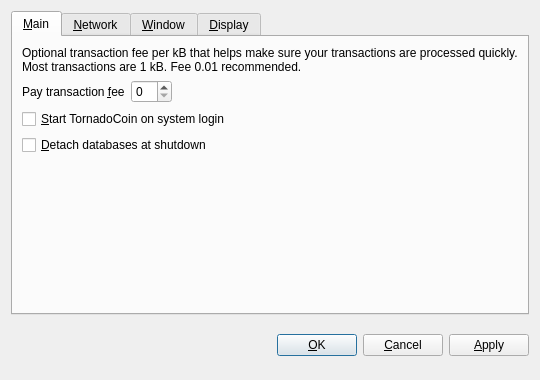
<?xml version="1.0" encoding="UTF-8"?>
<ui version="4.0">
 <class>OptionsDialog</class>
 <widget class="QDialog" name="OptionsDialog">
  <property name="geometry">
   <rect>
    <x>0</x>
    <y>0</y>
    <width>540</width>
    <height>380</height>
   </rect>
  </property>
  <property name="windowTitle">
   <string>Options</string>
  </property>
  <property name="modal">
   <bool>true</bool>
  </property>
  <layout class="QVBoxLayout" name="verticalLayout">
   <item>
    <widget class="QTabWidget" name="tabWidget">
     <property name="tabPosition">
      <enum>QTabWidget::North</enum>
     </property>
     <property name="currentIndex">
      <number>0</number>
     </property>
     <widget class="QWidget" name="tabMain">
      <attribute name="title">
       <string>&amp;Main</string>
      </attribute>
      <layout class="QVBoxLayout" name="verticalLayout_Main">
       <item>
        <widget class="QLabel" name="transactionFeeInfoLabel">
         <property name="text">
          <string>Optional transaction fee per kB that helps make sure your transactions are processed quickly. Most transactions are 1 kB. Fee 0.01 recommended.</string>
         </property>
         <property name="textFormat">
          <enum>Qt::PlainText</enum>
         </property>
         <property name="wordWrap">
          <bool>true</bool>
         </property>
        </widget>
       </item>
       <item>
        <layout class="QHBoxLayout" name="horizontalLayout_Main">
         <item>
          <widget class="QLabel" name="transactionFeeLabel">
           <property name="text">
            <string>Pay transaction &amp;fee</string>
           </property>
           <property name="textFormat">
            <enum>Qt::PlainText</enum>
           </property>
           <property name="buddy">
            <cstring>transactionFee</cstring>
           </property>
          </widget>
         </item>
         <item>
          <widget class="BitcoinAmountField" name="transactionFee"/>
         </item>
         <item>
          <spacer name="horizontalSpacer_Main">
           <property name="orientation">
            <enum>Qt::Horizontal</enum>
           </property>
           <property name="sizeHint" stdset="0">
            <size>
             <width>40</width>
             <height>20</height>
            </size>
           </property>
          </spacer>
         </item>
        </layout>
       </item>
       <item>
        <widget class="QCheckBox" name="bitcoinAtStartup">
         <property name="toolTip">
          <string>Automatically start TornadoCoin after logging in to the system.</string>
         </property>
         <property name="text">
          <string>&amp;Start TornadoCoin on system login</string>
         </property>
        </widget>
       </item>
       <item>
        <widget class="QCheckBox" name="detachDatabases">
         <property name="toolTip">
          <string>Detach block and address databases at shutdown. This means they can be moved to another data directory, but it slows down shutdown. The wallet is always detached.</string>
         </property>
         <property name="text">
          <string>&amp;Detach databases at shutdown</string>
         </property>
        </widget>
       </item>
       <item>
        <spacer name="verticalSpacer_Main">
         <property name="orientation">
          <enum>Qt::Vertical</enum>
         </property>
         <property name="sizeHint" stdset="0">
          <size>
           <width>20</width>
           <height>40</height>
          </size>
         </property>
        </spacer>
       </item>
      </layout>
     </widget>
     <widget class="QWidget" name="tabNetwork">
      <attribute name="title">
       <string>&amp;Network</string>
      </attribute>
      <layout class="QVBoxLayout" name="verticalLayout_Network">
       <item>
        <widget class="QCheckBox" name="mapPortUpnp">
         <property name="toolTip">
          <string>Automatically open the TornadoCoin client port on the router. This only works when your router supports UPnP and it is enabled.</string>
         </property>
         <property name="text">
          <string>Map port using &amp;UPnP</string>
         </property>
        </widget>
       </item>
       <item>
        <widget class="QCheckBox" name="connectSocks">
         <property name="toolTip">
          <string>Connect to the TornadoCoin network through a SOCKS proxy (e.g. when connecting through Tor).</string>
         </property>
         <property name="text">
          <string>&amp;Connect through SOCKS proxy:</string>
         </property>
        </widget>
       </item>
       <item>
        <layout class="QHBoxLayout" name="horizontalLayout_Network">
         <item>
          <widget class="QLabel" name="proxyIpLabel">
           <property name="text">
            <string>Proxy &amp;IP:</string>
           </property>
           <property name="textFormat">
            <enum>Qt::PlainText</enum>
           </property>
           <property name="buddy">
            <cstring>proxyIp</cstring>
           </property>
          </widget>
         </item>
         <item>
          <widget class="QValidatedLineEdit" name="proxyIp">
           <property name="maximumSize">
            <size>
             <width>140</width>
             <height>16777215</height>
            </size>
           </property>
           <property name="toolTip">
            <string>IP address of the proxy (e.g. 127.0.0.1)</string>
           </property>
          </widget>
         </item>
         <item>
          <widget class="QLabel" name="proxyPortLabel">
           <property name="text">
            <string>&amp;Port:</string>
           </property>
           <property name="textFormat">
            <enum>Qt::PlainText</enum>
           </property>
           <property name="buddy">
            <cstring>proxyPort</cstring>
           </property>
          </widget>
         </item>
         <item>
          <widget class="QLineEdit" name="proxyPort">
           <property name="maximumSize">
            <size>
             <width>55</width>
             <height>16777215</height>
            </size>
           </property>
           <property name="toolTip">
            <string>Port of the proxy (e.g. 9050)</string>
           </property>
          </widget>
         </item>
         <item>
          <widget class="QLabel" name="socksVersionLabel">
           <property name="text">
            <string>SOCKS &amp;Version:</string>
           </property>
           <property name="textFormat">
            <enum>Qt::PlainText</enum>
           </property>
           <property name="buddy">
            <cstring>socksVersion</cstring>
           </property>
          </widget>
         </item>
         <item>
          <widget class="QValueComboBox" name="socksVersion">
           <property name="toolTip">
            <string>SOCKS version of the proxy (e.g. 5)</string>
           </property>
          </widget>
         </item>
         <item>
          <spacer name="horizontalSpacer_Network">
           <property name="orientation">
            <enum>Qt::Horizontal</enum>
           </property>
           <property name="sizeHint" stdset="0">
            <size>
             <width>40</width>
             <height>20</height>
            </size>
           </property>
          </spacer>
         </item>
        </layout>
       </item>
       <item>
        <spacer name="verticalSpacer_Network">
         <property name="orientation">
          <enum>Qt::Vertical</enum>
         </property>
         <property name="sizeHint" stdset="0">
          <size>
           <width>20</width>
           <height>40</height>
          </size>
         </property>
        </spacer>
       </item>
      </layout>
     </widget>
     <widget class="QWidget" name="tabWindow">
      <attribute name="title">
       <string>&amp;Window</string>
      </attribute>
      <layout class="QVBoxLayout" name="verticalLayout_Window">
       <item>
        <widget class="QCheckBox" name="minimizeToTray">
         <property name="toolTip">
          <string>Show only a tray icon after minimizing the window.</string>
         </property>
         <property name="text">
          <string>&amp;Minimize to the tray instead of the taskbar</string>
         </property>
        </widget>
       </item>
       <item>
        <widget class="QCheckBox" name="minimizeOnClose">
         <property name="toolTip">
          <string>Minimize instead of exit the application when the window is closed. When this option is enabled, the application will be closed only after selecting Quit in the menu.</string>
         </property>
         <property name="text">
          <string>M&amp;inimize on close</string>
         </property>
        </widget>
       </item>
       <item>
        <spacer name="verticalSpacer_Window">
         <property name="orientation">
          <enum>Qt::Vertical</enum>
         </property>
         <property name="sizeHint" stdset="0">
          <size>
           <width>20</width>
           <height>40</height>
          </size>
         </property>
        </spacer>
       </item>
      </layout>
     </widget>
     <widget class="QWidget" name="tabDisplay">
      <attribute name="title">
       <string>&amp;Display</string>
      </attribute>
      <layout class="QVBoxLayout" name="verticalLayout_Display">
       <item>
        <layout class="QHBoxLayout" name="horizontalLayout_1_Display">
         <item>
          <widget class="QLabel" name="langLabel">
           <property name="text">
            <string>User Interface &amp;language:</string>
           </property>
           <property name="textFormat">
            <enum>Qt::PlainText</enum>
           </property>
           <property name="buddy">
            <cstring>lang</cstring>
           </property>
          </widget>
         </item>
         <item>
          <widget class="QValueComboBox" name="lang">
           <property name="toolTip">
            <string>The user interface language can be set here. This setting will take effect after restarting TornadoCoin.</string>
           </property>
          </widget>
         </item>
        </layout>
       </item>
       <item>
        <layout class="QHBoxLayout" name="horizontalLayout_2_Display">
         <item>
          <widget class="QLabel" name="unitLabel">
           <property name="text">
            <string>&amp;Unit to show amounts in:</string>
           </property>
           <property name="textFormat">
            <enum>Qt::PlainText</enum>
           </property>
           <property name="buddy">
            <cstring>unit</cstring>
           </property>
          </widget>
         </item>
         <item>
          <widget class="QValueComboBox" name="unit">
           <property name="toolTip">
            <string>Choose the default subdivision unit to show in the interface and when sending coins.</string>
           </property>
          </widget>
         </item>
        </layout>
       </item>
       <item>
        <widget class="QCheckBox" name="displayAddresses">
         <property name="toolTip">
          <string>Whether to show TornadoCoin addresses in the transaction list or not.</string>
         </property>
         <property name="text">
          <string>&amp;Display addresses in transaction list</string>
         </property>
        </widget>
       </item>
       <item>
        <widget class="QCheckBox" name="coinControlFeatures">
         <property name="toolTip">
          <string>Whether to show coin control features or not.</string>
         </property>
         <property name="text">
          <string>Display coin &amp;control features (experts only!)</string>
         </property>
        </widget>
       </item>
       <item>
        <spacer name="verticalSpacer_Display">
         <property name="orientation">
          <enum>Qt::Vertical</enum>
         </property>
         <property name="sizeHint" stdset="0">
          <size>
           <width>20</width>
           <height>40</height>
          </size>
         </property>
        </spacer>
       </item>
      </layout>
     </widget>
    </widget>
   </item>
   <item>
    <layout class="QHBoxLayout" name="horizontalLayout_Buttons">
     <item>
      <spacer name="horizontalSpacer_1">
       <property name="orientation">
        <enum>Qt::Horizontal</enum>
       </property>
       <property name="sizeHint" stdset="0">
        <size>
         <width>40</width>
         <height>48</height>
        </size>
       </property>
      </spacer>
     </item>
     <item>
      <widget class="QLabel" name="statusLabel">
       <property name="font">
        <font>
         <weight>75</weight>
         <bold>true</bold>
        </font>
       </property>
       <property name="text">
        <string/>
       </property>
       <property name="textFormat">
        <enum>Qt::PlainText</enum>
       </property>
       <property name="wordWrap">
        <bool>true</bool>
       </property>
      </widget>
     </item>
     <item>
      <spacer name="horizontalSpacer_2">
       <property name="orientation">
        <enum>Qt::Horizontal</enum>
       </property>
       <property name="sizeHint" stdset="0">
        <size>
         <width>40</width>
         <height>48</height>
        </size>
       </property>
      </spacer>
     </item>
     <item>
      <widget class="QPushButton" name="okButton">
       <property name="text">
        <string>&amp;OK</string>
       </property>
      </widget>
     </item>
     <item>
      <widget class="QPushButton" name="cancelButton">
       <property name="text">
        <string>&amp;Cancel</string>
       </property>
       <property name="autoDefault">
        <bool>false</bool>
       </property>
      </widget>
     </item>
     <item>
      <widget class="QPushButton" name="applyButton">
       <property name="text">
        <string>&amp;Apply</string>
       </property>
       <property name="autoDefault">
        <bool>false</bool>
       </property>
      </widget>
     </item>
    </layout>
   </item>
  </layout>
 </widget>
 <customwidgets>
  <customwidget>
   <class>BitcoinAmountField</class>
   <extends>QSpinBox</extends>
   <header>bitcoinamountfield.h</header>
  </customwidget>
  <customwidget>
   <class>QValueComboBox</class>
   <extends>QComboBox</extends>
   <header>qvaluecombobox.h</header>
  </customwidget>
  <customwidget>
   <class>QValidatedLineEdit</class>
   <extends>QLineEdit</extends>
   <header>qvalidatedlineedit.h</header>
  </customwidget>
 </customwidgets>
 <resources/>
 <connections/>
</ui>
